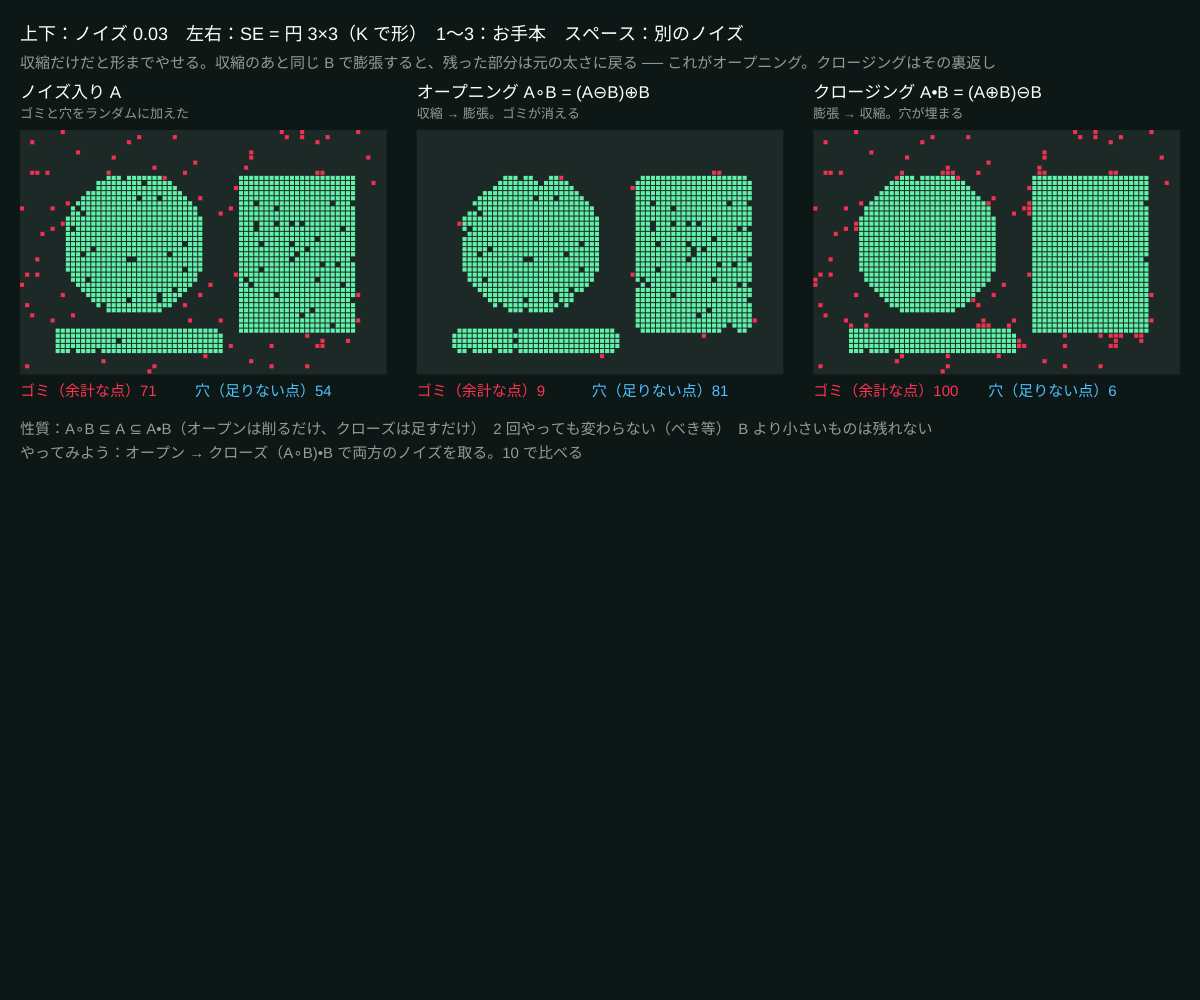
Frame 1 (no input)
Frame 60 (no input): identical to frame 1, image omitted
Frame 120 (the mouse pressed at the canvas centre since frame 60): identical to frame 1, image omitted

The p5.js sketch that drew this single still picture (run headless with seeded random() and noise() and a simulated clock; from frame 60 on, the mouse is pressed at the canvas centre):

// p5.js sketch
// ── sketch.js
// ============================================
// 03 オープニングとクロージング
// オープニング A∘B = 収縮してから膨張 → 小さなゴミ・細い突起が消える（形はほぼ元のまま）
// クロージング A•B = 膨張してから収縮 → 小さな穴・すき間が埋まる（形はほぼ元のまま）
// 上下でノイズの量 / 左右で SE の大きさ / 1〜3 でお手本 / K で SE の形 / スペースで別のノイズ
// ============================================

let cols = 72, rows = 48, cell, oy = 130;
let clean, noisy, opened, closed;
let noiseP = 0.03;   // ★ ノイズの割合（0〜0.15）
let seR = 1;         // ★ SE の半径
let seKind = 'disk'; // ★ 'box' 'cross' 'disk'
let se = [], seed = 1, shape = 1, dirty = true;
let kinds = ['box', 'cross', 'disk'], seNames = { box: '正方形', cross: '十字', disk: '円' };

function setup() {
  createCanvas(windowWidth, windowHeight);
  colorMode(HSB, 360, 100, 100, 100);
  cell = min((width - 100) / 3 / cols, (height - 260) / rows);
  preset(1);
}

function preset(k) {
  shape = k;
  clean = new Uint8Array(cols * rows);
  if (k === 1) {
    for (let y = 0; y < rows; y++) for (let x = 0; x < cols; x++) {
      if (dist(x, y, 22, 22) < 14 || (x > 42 && x < 66 && y > 8 && y < 40) || (y > 38 && y < 44 && x > 6 && x < 40)) clean[x + y * cols] = 1;
    }
  } else if (k === 2) clean = textToGrid('ab', 48);
  else for (let y = 0; y < rows; y++) for (let x = 0; x < cols; x++) if (noise(x * 0.1, y * 0.1) > 0.52) clean[x + y * cols] = 1;
  dirty = true;
}

// ★ ゴミ（背景に白点）と穴（前景に黒点）をランダムに加える
function addNoise() {
  randomSeed(seed);
  noisy = Uint8Array.from(clean);
  for (let i = 0; i < noisy.length; i++) if (random() < noiseP) noisy[i] = 1 - noisy[i];
}

function recompute() {
  se = makeSE(seKind, seR);
  addNoise();
  opened = dilateImg(erodeImg(noisy, se), se); // オープニング
  closed = erodeImg(dilateImg(noisy, se), se); // クロージング
  dirty = false;
}

// 正解（clean）とのちがいを数える：ゴミ（余計な 1）と穴（足りない 1）
function errors(a) {
  let specks = 0, holes = 0;
  for (let i = 0; i < a.length; i++) { if (a[i] && !clean[i]) specks++; if (!a[i] && clean[i]) holes++; }
  return [specks, holes];
}

function drawPanel(a, px, title, sub) {
  noStroke();
  fill(170, 30, 16);
  rect(px, oy, cols * cell, rows * cell);
  for (let i = 0; i < a.length; i++) {
    if (!a[i]) continue;
    // 正解と違うマスは色を変える（赤 = 余計、青 = 足りないのは描けないので下で数える）
    fill(clean[i] ? 150 : 350, clean[i] ? 60 : 80, 95);
    rect(px + (i % cols) * cell, oy + floor(i / cols) * cell, cell - 1, cell - 1);
  }
  let [s, h] = errors(a);
  fill(0, 0, 100); textSize(17);
  text(title, px, oy - 32);
  fill(0, 0, 60); textSize(13);
  text(sub, px, oy - 12);
  textSize(15);
  fill(350, 80, 100); text('ゴミ（余計な点）' + s, px, oy + rows * cell + 22);
  fill(200, 70, 100); text('穴（足りない点）' + h, px + 175, oy + rows * cell + 22);
}

function draw() {
  background(170, 45, 9);
  if (dirty) recompute();
  let gap = 30, pw = cols * cell;
  drawPanel(noisy, 20, 'ノイズ入り A', 'ゴミと穴をランダムに加えた');
  drawPanel(opened, 20 + pw + gap, 'オープニング A∘B = (A⊖B)⊕B', '収縮 → 膨張。ゴミが消える');
  drawPanel(closed, 20 + 2 * (pw + gap), 'クロージング A•B = (A⊕B)⊖B', '膨張 → 収縮。穴が埋まる');

  fill(0, 0, 100);
  textSize(18);
  text('上下：ノイズ ' + nf(noiseP, 1, 2) + '　左右：SE = ' + seNames[seKind] + ' ' + (2 * seR + 1) + '×' + (2 * seR + 1) + '（K で形）　1〜3：お手本　スペース：別のノイズ', 20, 40);
  fill(0, 0, 60);
  textSize(15);
  text('収縮だけだと形までやせる。収縮のあと同じ B で膨張すると、残った部分は元の太さに戻る ── これがオープニング。クロージングはその裏返し', 20, 68);
  let by = oy + rows * cell + 60;
  fill(0, 0, 60);
  text('性質：A∘B ⊆ A ⊆ A•B（オープンは削るだけ、クローズは足すだけ）　2 回やっても変わらない（べき等）　B より小さいものは残れない', 20, by);
  text('やってみよう：オープン → クローズ（A∘B)•B で両方のノイズを取る。10 で比べる', 20, by + 24);
}

function keyPressed() {
  if (key === UP_ARROW) noiseP = min(0.15, noiseP + 0.01);
  if (key === DOWN_ARROW) noiseP = max(0, noiseP - 0.01);
  if (key === LEFT_ARROW) seR = max(1, seR - 1);
  if (key === RIGHT_ARROW) seR = min(4, seR + 1);
  if (key === 'k' || key === 'K') seKind = kinds[(kinds.indexOf(seKind) + 1) % 3];
  if (key >= '1' && key <= '3') preset(int(key));
  if (key === ' ') seed++;
  dirty = true;
}

// ---------- やってみよう ----------
// 1. ノイズを増やしていくと、オープニングでも取れないゴミが出てくる。なぜ？（ゴミが集まって B より大きくなる）
// 2. SE を大きくすると、お手本 1 の細い横棒はオープニングで消える。棒の太さと SE の大きさの関係は？
// 3. お手本 2 の文字で、クロージングの SE を大きくすると「a」の穴が埋まる。文字がつぶれない限界は？

// ==================================================
// ここから下は「モルフォロジーの道具」（構造要素・膨張・収縮）
// （中身は読まなくても OK。消さないでね）
// ==================================================
function makeSE(kind, r) {
  let out = [];
  for (let dy = -r; dy <= r; dy++) for (let dx = -r; dx <= r; dx++) {
    if (kind === 'box') out.push([dx, dy]);
    else if (kind === 'cross') { if (dx === 0 || dy === 0) out.push([dx, dy]); }
    else if (dx * dx + dy * dy <= r * r + r * 0.5) out.push([dx, dy]);
  }
  return out;
}
function morph(a, se, isDilate) {
  let out = new Uint8Array(a.length);
  for (let y = 0; y < rows; y++) for (let x = 0; x < cols; x++) {
    let v = isDilate ? 0 : 1;
    for (let k = 0; k < se.length; k++) {
      let nx = x + se[k][0], ny = y + se[k][1];
      if (nx < 0) nx = 0; else if (nx >= cols) nx = cols - 1;
      if (ny < 0) ny = 0; else if (ny >= rows) ny = rows - 1;
      let s = a[nx + ny * cols];
      if (isDilate ? s : !s) { v = isDilate ? 1 : 0; break; }
    }
    out[x + y * cols] = v;
  }
  return out;
}
function dilateImg(a, se) { return morph(a, se, true); }
function erodeImg(a, se) { return morph(a, se, false); }
function textToGrid(str, px) {
  let pg = createGraphics(cols, rows);
  pg.pixelDensity(1);
  pg.background(0); pg.fill(255); pg.noStroke();
  pg.textAlign(CENTER, CENTER); pg.textStyle(BOLD); pg.textSize(px);
  pg.text(str, cols / 2, rows / 2);
  pg.loadPixels();
  let out = new Uint8Array(cols * rows);
  for (let i = 0; i < cols * rows; i++) out[i] = pg.pixels[i * 4] > 127 ? 1 : 0;
  pg.remove();
  return out;
}
